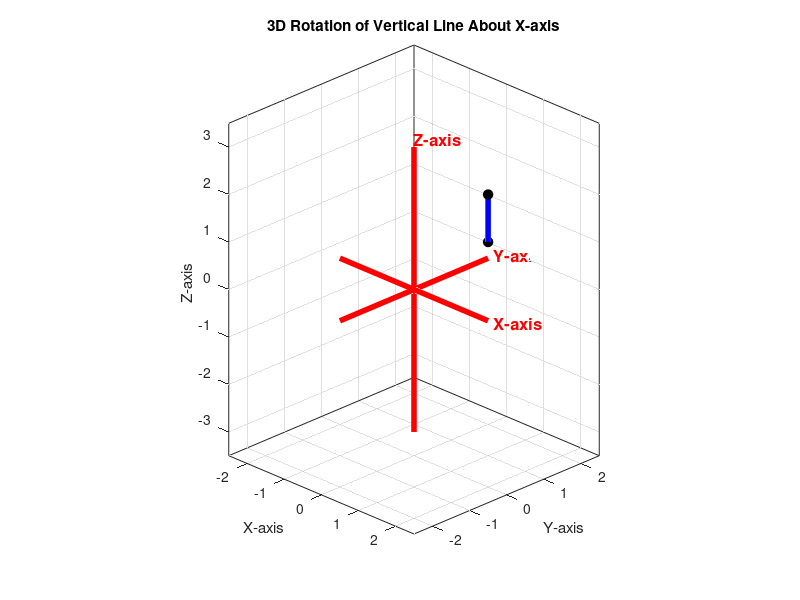

Recreate this plot in MATLAB. (Note: this script raises an error after producing the figure.)
clc; clear; close all

% 1. Rotation matrix about x-axis
Rx = @(theta) [ 1    0            0 
                0 cos(theta) -sin(theta) 
                0 sin(theta)  cos(theta) ];

% 2. Vertical line from (1,1,1) to (1,1,2)
L1 = [1  1
      1  1
      1  2];

theta = 0:0.03:10*pi;

figure('Color','w')
hold on

% Initial position of rotating vertical line
L2 = Rx(theta(1)) * L1;

% Plot rotating vertical line
hLine = plot3(L2(1,:), L2(2,:), L2(3,:), 'b', 'LineWidth', 4);

% Plot end points of vertical line
hPts = plot3(L2(1,:), L2(2,:), L2(3,:), 'ko', ...
             'MarkerFaceColor','k', 'MarkerSize', 7);

% -------------------------------
% Bold red coordinate axes
% -------------------------------
plot3([-2 2], [0 0], [0 0], 'r', 'LineWidth', 4)
plot3([0 0], [-2 2], [0 0], 'r', 'LineWidth', 4)
plot3([0 0], [0 0], [-3 3], 'r', 'LineWidth', 4)

% Axis labels
text(2.15, 0, 0, 'X-axis', 'Color', 'r', 'FontSize', 12, 'FontWeight', 'bold')
text(0, 2.15, 0, 'Y-axis', 'Color', 'r', 'FontSize', 12, 'FontWeight', 'bold')
text(0, 0, 3.15, 'Z-axis', 'Color', 'r', 'FontSize', 12, 'FontWeight', 'bold')

% Graph settings
axis equal
axis([-2.5 2.5 -2.5 2.5 -3.5 3.5])
grid on
box on

xlabel('X-axis')
ylabel('Y-axis')
zlabel('Z-axis')
title('3D Rotation of Vertical Line About X-axis')

view(45, 25)
camproj perspective

% Animation Loop
for i = 1:length(theta)
    % Rotate vertical line about x-axis
    L2 = Rx(theta(i)) * L1;

    % Update rotating vertical line
    set(hLine, 'XData', L2(1,:), 'YData', L2(2,:), 'ZData', L2(3,:));
    
    % Update end points
    set(hPts, 'XData', L2(1,:), 'YData', L2(2,:), 'ZData', L2(3,:));
    
    drawnow
    pause(0.02)
end
